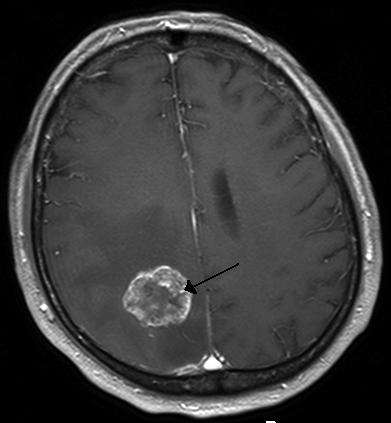
#> input picture uploads/Hirnmetastase_MRT-T1_KM.jpg, 391 x 423 px
$ python -i smart_prediction.py   (imports and definitions only)
#> lines starting #> are read from the running program, lines starting #| are printed output that depends on the picture; after the words box and inside, x2 and y2 are one past the last pixel; in counts of white or black regions, pixels touching at a corner belong together
#!/usr/bin/env python3
"""
Smart prediction system for brain tumor detection
This uses better image analysis and can learn from existing images
"""

import cv2
import numpy as np
import os
import random
from sklearn.ensemble import RandomForestClassifier
from sklearn.preprocessing import StandardScaler
import pickle

class SmartTumorDetector:
    def __init__(self):
        self.classifier = None
        self.scaler = StandardScaler()
        self.is_trained = False

    def extract_features(self, image_path):
        """Extract comprehensive features from image"""
#> called with image_path = 'uploads/Hirnmetastase_MRT-T1_KM.jpg'
        try:
            # Load image
            image = cv2.imread(image_path)
#> image is the input picture: shape (423, 391, 3); min 0, max 255, mean 57.7
            if image is None:
                return None

            # Convert to grayscale
            gray = cv2.cvtColor(image, cv2.COLOR_BGR2GRAY)

            features = []

            # 1. Basic statistics
            features.extend([
                np.mean(gray),           # Mean brightness
                np.std(gray),            # Standard deviation (contrast)
                np.var(gray),            # Variance
                np.max(gray),            # Maximum intensity
                np.min(gray),            # Minimum intensity
            ])

            # 2. Histogram features
            hist = cv2.calcHist([gray], [0], None, [256], [0, 256])
#> hist = 256 values, max 25102 at index 0, min 5 at index 238, mean 646.1
            features.extend([
                np.mean(hist),           # Mean histogram value
                np.std(hist),            # Histogram standard deviation
                np.percentile(hist, 25), # 25th percentile
                np.percentile(hist, 75), # 75th percentile
            ])

            # 3. Edge features
            edges = cv2.Canny(gray, 50, 150)
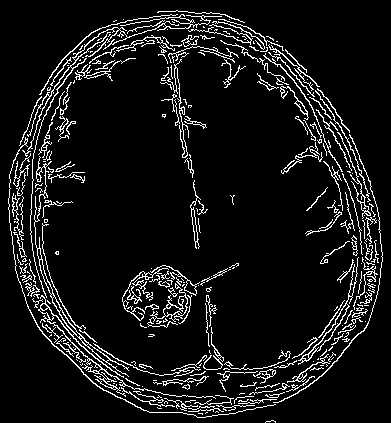
#> edges: shape (423, 391); 8.4% white in thin lines or dots
            edge_density = np.sum(edges > 0) / (edges.shape[0] * edges.shape[1])
#> edge_density = 0.0837
            features.append(edge_density)

            # 4. Texture features
            # Local Binary Pattern-like features
            kernel = np.ones((5,5), np.float32) / 25
            blurred = cv2.filter2D(gray, -1, kernel)
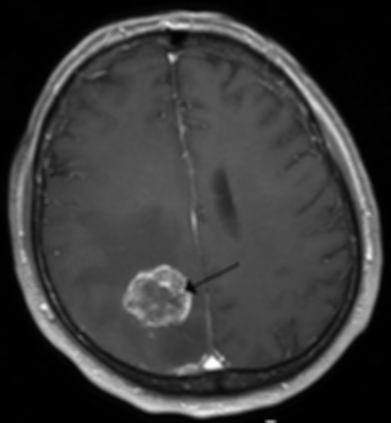
#> blurred: shape (423, 391); min 0, max 255, mean 57.7
            texture = gray - blurred
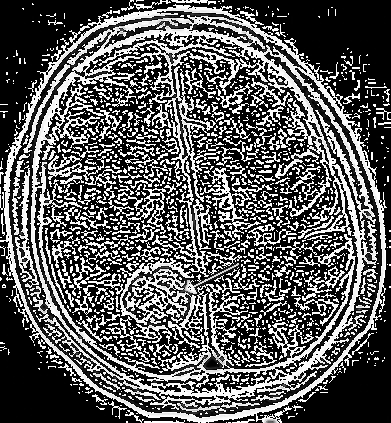
#> texture: shape (423, 391); min 0, max 255, mean 91.7
            features.extend([
                np.mean(texture),
                np.std(texture),
                np.var(texture)
            ])

            # 5. Shape features
            # Find contours
            _, thresh = cv2.threshold(gray, 127, 255, cv2.THRESH_BINARY)
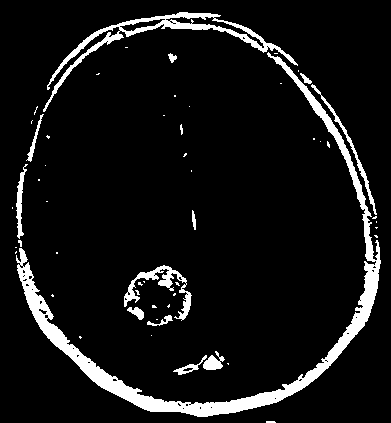
#> thresh: shape (423, 391); 8% white; 55 white regions (41 under 20 px)
            contours, _ = cv2.findContours(thresh, cv2.RETR_EXTERNAL, cv2.CHAIN_APPROX_SIMPLE)
#> contours = 55 contours, 42 with area under 20; largest, box (x1, y1, x2, y2) and area: (16, 52, 381, 417) 7244, (43, 12, 298, 112) 2706, (124, 265, 192, 321) 674, (311, 84, 377, 215) 325, (16, 164, 28, 239) 248

            if contours:
                # Largest contour area
                largest_contour = max(contours, key=cv2.contourArea)
#> largest_contour = contour of 910 points, box (x1, y1, x2, y2) (16, 52, 381, 417), area 7244
                area = cv2.contourArea(largest_contour)
#> area = 7243.5
                features.append(area / (gray.shape[0] * gray.shape[1]))  # Normalized area
            else:
                features.append(0)

            # 6. Frequency domain features
            # FFT analysis
            f_transform = np.fft.fft2(gray)
            f_shift = np.fft.fftshift(f_transform)
            magnitude_spectrum = np.log(np.abs(f_shift) + 1)
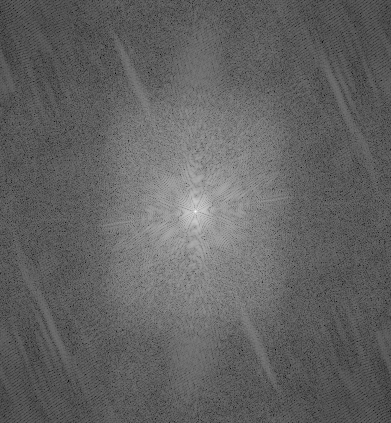
#> magnitude_spectrum: shape (423, 391) float64; min 1.29, max 16.07, mean 7.02; drawn with min black and max white
            features.extend([
                np.mean(magnitude_spectrum),
                np.std(magnitude_spectrum)
            ])

            return np.array(features)

        except Exception as e:
            print(f"Error extracting features: {e}")
            return None

    # [126 lines left out: functions train_on_existing_images, predict, simple_predict, not called in this run]

# Global detector instance
smart_detector = SmartTumorDetector()

def smart_getResult(image_path):
    """Smart prediction function"""
    return np.array([smart_detector.predict(image_path)])

# [26 lines not run here, left out]

>>> result = SmartTumorDetector().extract_features('uploads/Hirnmetastase_MRT-T1_KM.jpg')
#> result = [57.73, 46.87, 2197.1, 255, 0, 646.1, 1840.2, 81.75, 406.2, 0.0837, 91.71, 118.8, 14109.2, 0.0438, 7.02, 1.3]
